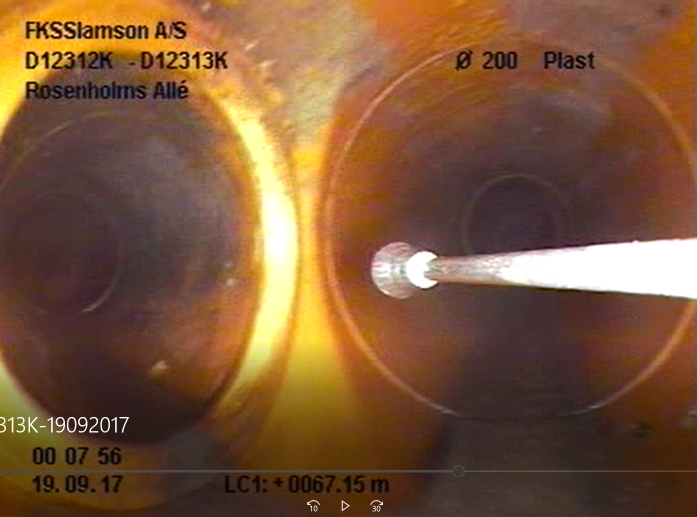
#> input picture materials/GR-type_0_4.jpg, 1393 x 1033 px (shown at 1/2 size)
$ python HSV_filter_test.py
#> lines starting #> are read from the running program, lines starting #| are printed output that depends on the picture; after the words box and inside, x2 and y2 are one past the last pixel; in counts of white or black regions, pixels touching at a corner belong together
import cv2 as cv
from pathlib import Path
import numpy as np

def close_image(inputimage, e_kernel, d_kernel):
    e_out = cv.erode(inputimage, e_kernel)
    d_out = cv.dilate(e_out, d_kernel)
    return d_out


def open_image(inputimage, e_kernel, d_kernel):
    d_out = cv.dilate(inputimage, d_kernel)
    e_out = cv.erode(d_out, e_kernel)
    return e_out

def resize_image(image, image_name, procent):
    [height, width] = [image.shape[0],image.shape[1]]
    [height, width] = [procent*height, procent*width]
    cv.namedWindow(image_name, cv.WINDOW_NORMAL)
    cv.resizeWindow(image_name, int(width), int(height))
    cv.imshow(image_name, image)


# read pic
number = 4
picPath = Path.cwd().parent.as_posix()+'/materials/GR-type_0_'+str(number)+'.jpg'
image = cv.imread(picPath)
#> image is the input picture: shape (1033, 1393, 3); mean B, G, R 57.1, 86.3, 123.7
grPic = cv.imread(picPath, 0)
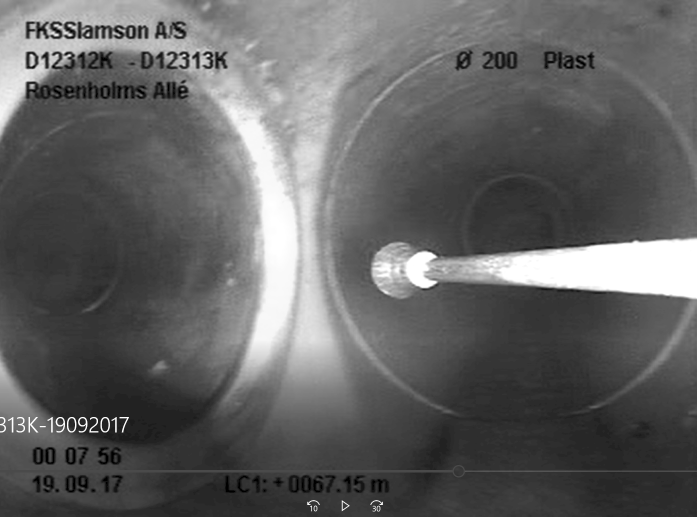
#> grPic: shape (1033, 1393) (shown at 1/2 size); min 0, max 255, mean 97.9

hsvImage = cv.cvtColor(image, cv.COLOR_BGR2HSV)
#> hsvImage: shape (1033, 1393, 3); mean H, S, V 26.7, 134.8, 123.8
blurImage = cv.medianBlur(hsvImage, 3)
#> blurImage: shape (1033, 1393, 3); mean H, S, V 26.7, 134.8, 123.8

upperLimit2 = np.array([60, 222, 255])
lowerLimit2 = np.array([5, 70, 90])

nonMask = cv.inRange(blurImage, lowerLimit2, upperLimit2)
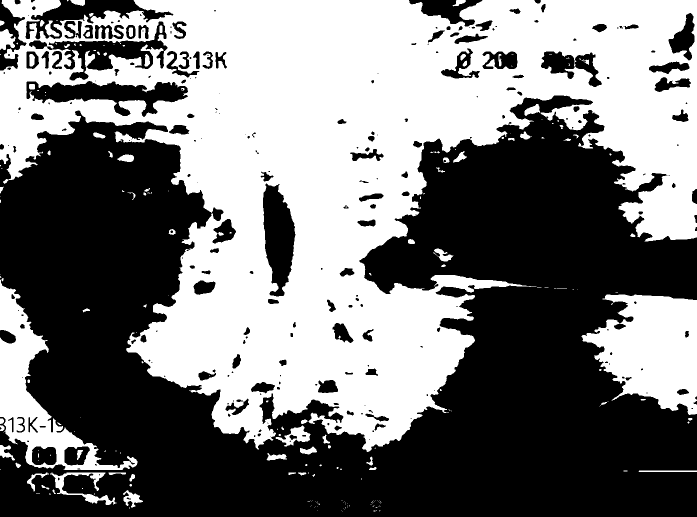
#> nonMask: shape (1033, 1393) (shown at 1/2 size); 47.5% white; 219 white regions (139 under 20 px), largest, box (x1, y1, x2, y2) and area: (0, 0, 1393, 904) 608530, (1163, 589, 1393, 830) 36286, (0, 559, 275, 940) 25620

#Find stick
upperLimit2 = np.array([180, 73, 255])
lowerLimit2 = np.array([0, 0, 136])

stickMask = cv.inRange(blurImage, lowerLimit2, upperLimit2)
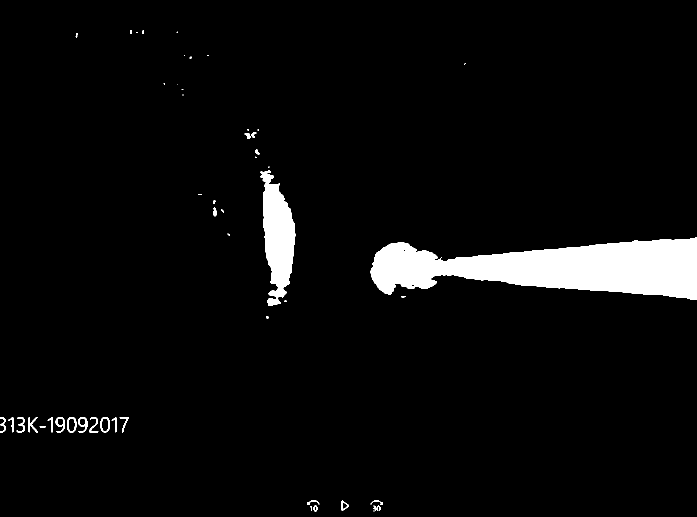
#> stickMask: shape (1033, 1393) (shown at 1/2 size); 4.6% white; 50 white regions (20 under 20 px), largest, box (x1, y1, x2, y2) and area: (741, 474, 1393, 600) 51274, (521, 341, 591, 612) 11158, (156, 834, 175, 865) 238

imageBin = stickMask+nonMask
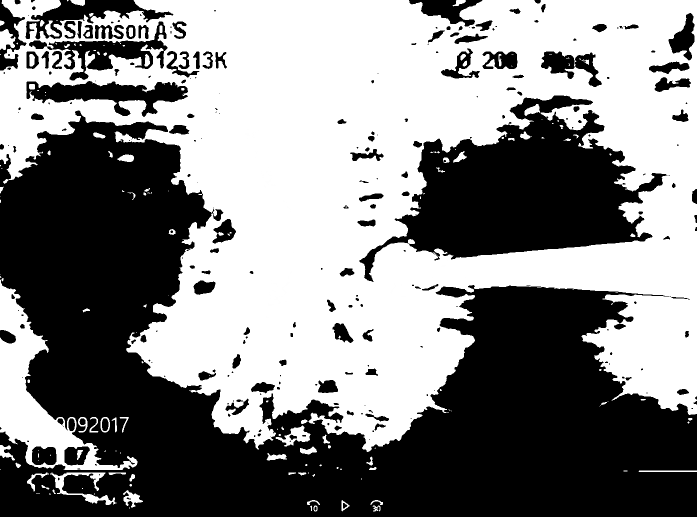
#> imageBin: shape (1033, 1393) (shown at 1/2 size); min 0, max 255, mean 132.6

strucElem = cv.getStructuringElement(cv.MORPH_ELLIPSE, (25, 25))

openImage = open_image(imageBin, strucElem, strucElem)
#> in open_image, `d_out = cv.dilate(inputimage, d_kernel)`: d_out: shape (1033, 1393); 67.1% white; 41 black regions (19 under 20 px), largest, box (x1, y1, x2, y2) and area: (0, 254, 1393, 1033) 397777, (823, 250, 1256, 503) 69808, (105, 177, 275, 193) 1125
#> in open_image, `e_out = cv.erode(d_out, e_kernel)`: e_out: shape (1033, 1393); 58.4% white; 24 black regions, largest, box (x1, y1, x2, y2) and area: (0, 242, 1393, 1033) 476752, (811, 238, 1269, 515) 88111, (93, 165, 287, 205) 5805
closedImage = close_image(openImage, strucElem, strucElem)
#> in close_image, `e_out = cv.erode(inputimage, e_kernel)`:
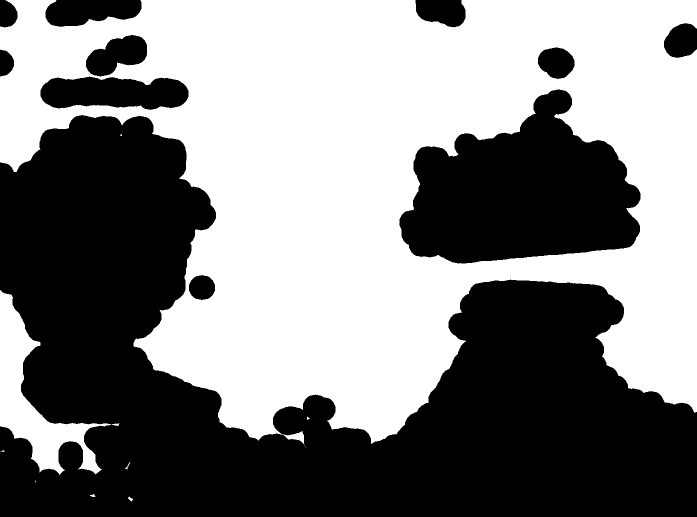
#> e_out: shape (1033, 1393) (shown at 1/2 size); 50.7% white; 11 black regions, largest, box (x1, y1, x2, y2) and area: (0, 230, 1393, 1033) 553951, (799, 179, 1281, 527) 108849, (81, 153, 377, 220) 15667
#> in close_image, `d_out = cv.dilate(e_out, d_kernel)`:
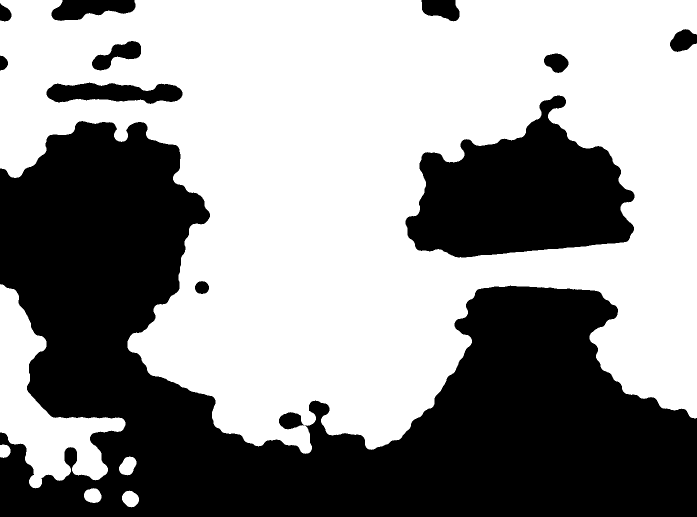
#> d_out: shape (1033, 1393) (shown at 1/2 size); 57.5% white; 12 black regions, largest, box (x1, y1, x2, y2) and area: (0, 242, 1393, 1033) 497815, (811, 191, 1269, 515) 90277, (93, 165, 365, 208) 8109
threshImage = np.zeros(closedImage.shape, dtype=np.uint8)
threshImage = cv.bitwise_not(closedImage)
#> threshImage: shape (1033, 1393); 42.5% white; 12 white regions

image_copy = image.copy()

# detect the contours on the binary image using cv2.CHAIN_APPROX_NONE
contours, hierarchy = cv.findContours(image=threshImage, mode=cv.RETR_TREE, method=cv.CHAIN_APPROX_NONE)
#> contours = 15 contours; largest, box (x1, y1, x2, y2) and area: (0, 242, 1393, 1033) 497480, (811, 191, 1269, 515) 89582, (93, 165, 365, 208) 7826, (103, 0, 271, 42) 4658, (184, 82, 282, 141) 2594

# data from contours
for cnt in contours:
    area = cv.contourArea(cnt)
    if area >= 20000:
        circle_c = cnt
        (x, y), radius = cv.minEnclosingCircle(cnt)
        center = (int(x), int(y))
        radius = int(radius)
        cv.circle(image_copy, center, radius, (255, 0, 0), 2)
#> this loop made 15 passes
#> (area, x, y, radius, center) on passes 3, 7: (497480.5, 696, 684.5, 777, (696, 684)), (89582.5, 1039.8, 409.1, 232, (1039, 409))
#> area on passes 1, 2, 4, 5, 6, 8: 1142, 526, 885, 855.5, 986.5, 7826
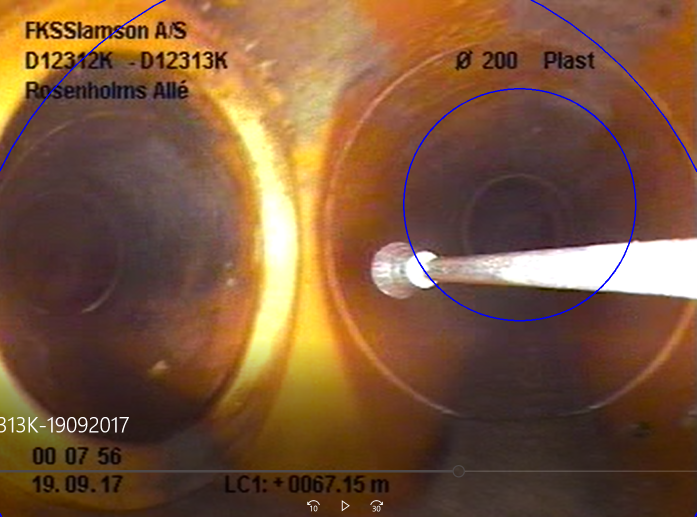
#> image_copy: shape (1033, 1393, 3) (shown at 1/2 size); 0.49% of pixels changed, all inside (x1, y1, x2, y2) = (0, 0, 1393, 1033)


# draw contours on the original image
#> (the run stopped early here; a loop or call above may not have finished)

$ run again, with materials/GR-type_0_1.jpg copied over materials/GR-type_0_4.jpg
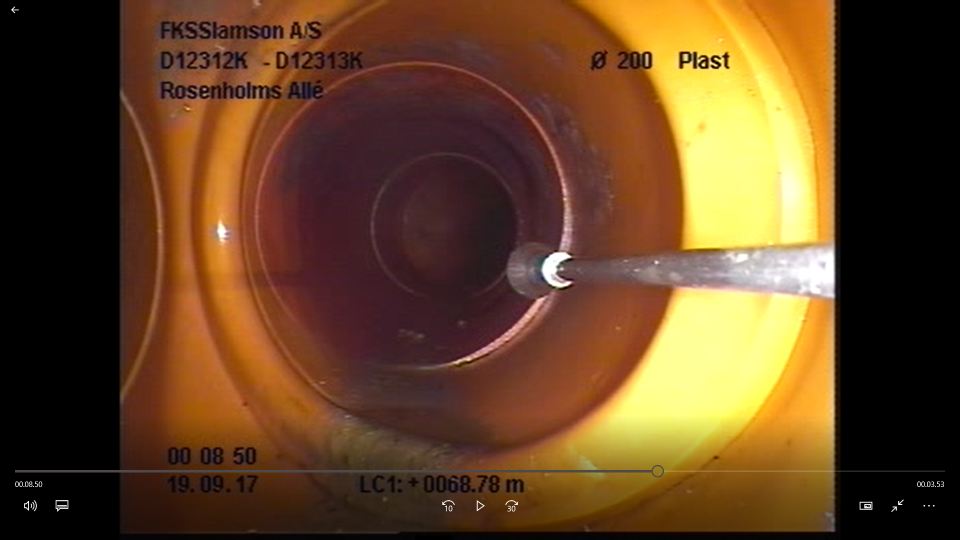
#> input picture materials/GR-type_0_1.jpg, 1920 x 1080 px (shown at 1/2 size)
#> image is the input picture: shape (1080, 1920, 3); mean B, G, R 36.2, 67.7, 99.4
#> hsvImage: shape (1080, 1920, 3); mean H, S, V 32.3, 122.1, 99.5
#> blurImage: shape (1080, 1920, 3); mean H, S, V 32.3, 122.1, 99.4
#> `nonMask = cv.inRange(blurImage, lowerLimit2, upperLimit2)`:
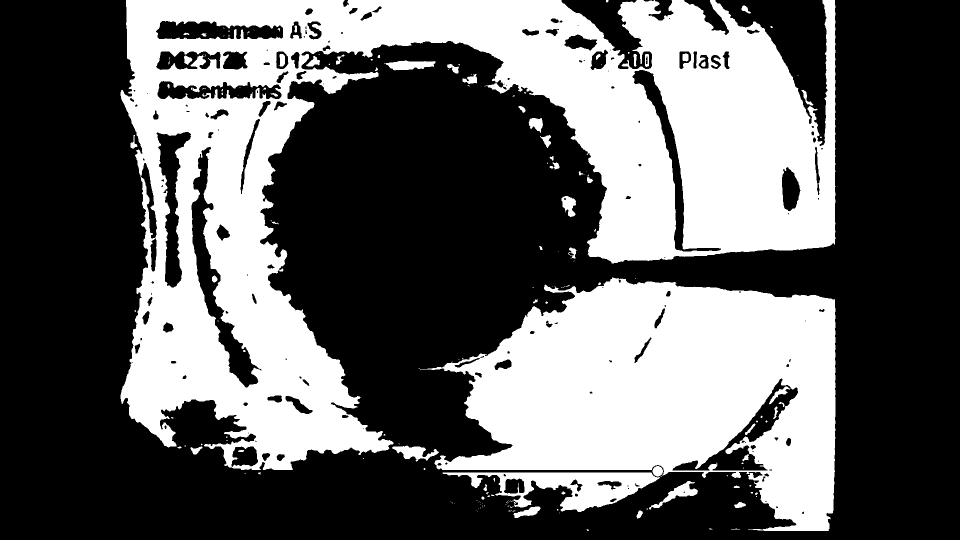
#> nonMask: shape (1080, 1920) (shown at 1/2 size); 38.6% white; 173 white regions (113 under 20 px), largest, box (x1, y1, x2, y2) and area: (241, 0, 1671, 940) 520129, (837, 554, 1671, 1062) 252833, (885, 945, 1320, 1024) 14687
#> stickMask: shape (1080, 1920); 1.9% white; 98 white regions (61 under 20 px), largest, box (x1, y1, x2, y2) and area: (1267, 485, 1670, 599) 28690, (1082, 417, 1146, 576) 3924, (1563, 331, 1602, 435) 2747
#> in close_image, `d_out = cv.dilate(e_out, d_kernel)`:
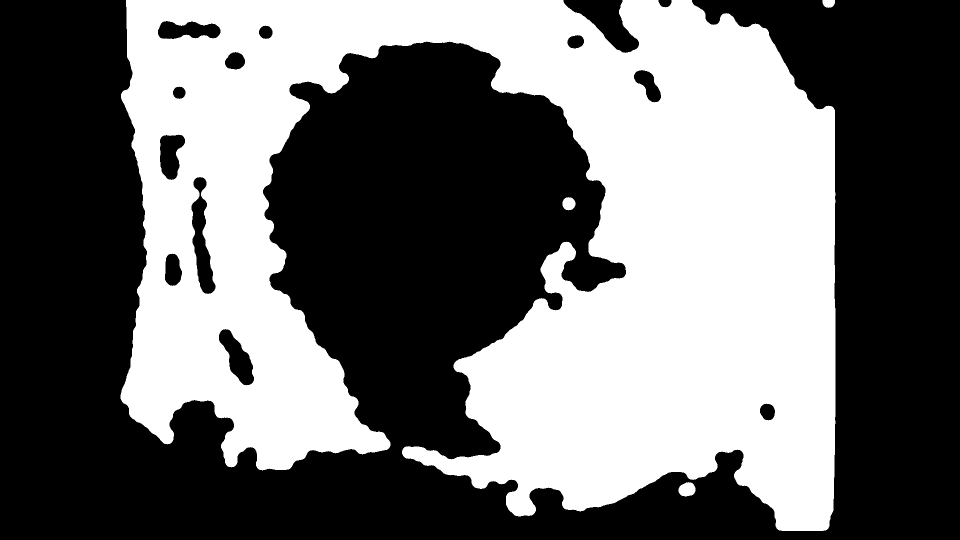
#> d_out: shape (1080, 1920) (shown at 1/2 size); 43.4% white; 4 white regions, box (x1, y1, x2, y2) and area: (241, 0, 1671, 1062) 898110, (1357, 964, 1391, 993) 754, (1125, 394, 1151, 421) 538, (1645, 0, 1670, 16) 326
#> threshImage: shape (1080, 1920); 56.6% white; 4 black regions
#> contours = 16 contours; largest, box (x1, y1, x2, y2) and area: (0, 0, 1920, 1080) 1138816, (1127, 0, 1278, 106) 6991, (383, 354, 431, 588) 5212, (438, 658, 508, 771) 3729, (316, 42, 441, 78) 3156
#> the loop `for cnt in contours:` made 16 passes
#> (area, x, y, radius, center) on pass 14: (1138816, 959.5, 539.5, 1100, (959, 539))

$ run again, with materials/GR-type_0_2.jpg copied over materials/GR-type_0_4.jpg
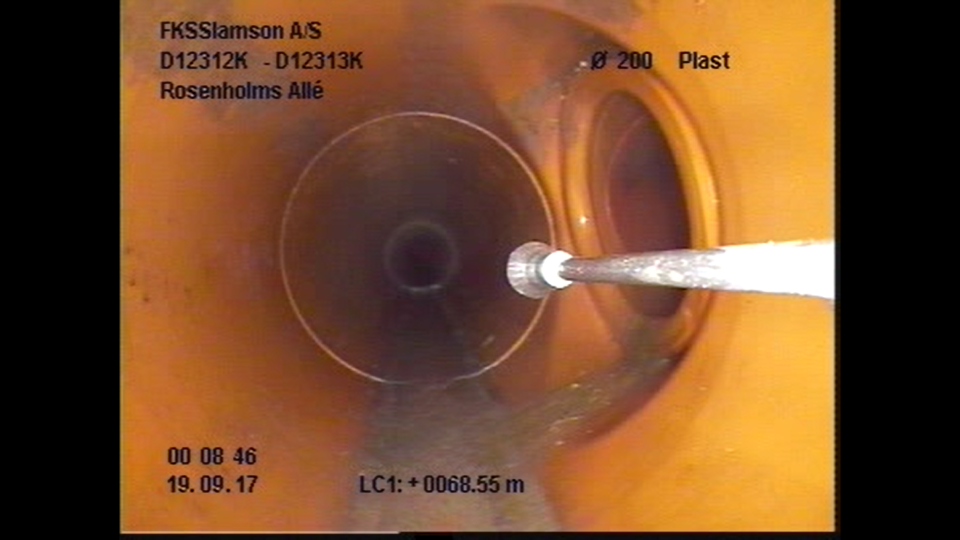
#> input picture materials/GR-type_0_2.jpg, 1920 x 1080 px (shown at 1/2 size)
#> image is the input picture: shape (1080, 1920, 3); mean B, G, R 42.9, 75.6, 117.7
#> hsvImage: shape (1080, 1920, 3); mean H, S, V 16.5, 116.9, 117.7
#> blurImage: shape (1080, 1920, 3); mean H, S, V 16.5, 116.9, 117.7
#> `nonMask = cv.inRange(blurImage, lowerLimit2, upperLimit2)`:
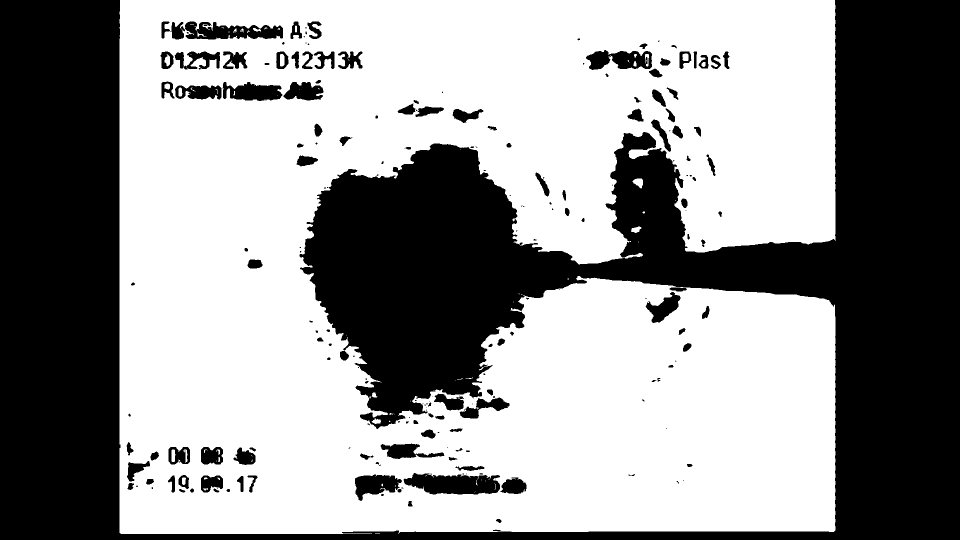
#> nonMask: shape (1080, 1920) (shown at 1/2 size); 58.7% white; 214 black regions (90 under 20 px), largest, box (x1, y1, x2, y2) and area: (0, 0, 1920, 1080) 793163, (807, 946, 1000, 989) 6155, (370, 43, 566, 79) 4618
#> stickMask: shape (1080, 1920); 2.5% white; 80 white regions (53 under 20 px)
#> contours = 12 contours; largest, box (x1, y1, x2, y2) and area: (732, 0, 1920, 1080) 282352, (0, 0, 254, 1080) 257041, (608, 287, 1047, 828) 159901, (1227, 268, 1370, 510) 26231, (844, 951, 949, 987) 2448
#> the loop `for cnt in contours:` made 12 passes
#> (area, x, y, radius, center) on passes 7, 11, 12: (26231, 1300.1, 387.6, 127, (1300, 387)), (282352.5, 1325.5, 539.5, 802, (1325, 539)), (257041, 126.5, 539.5, 554, (126, 539))
#> after the loop `for cnt in contours:`:
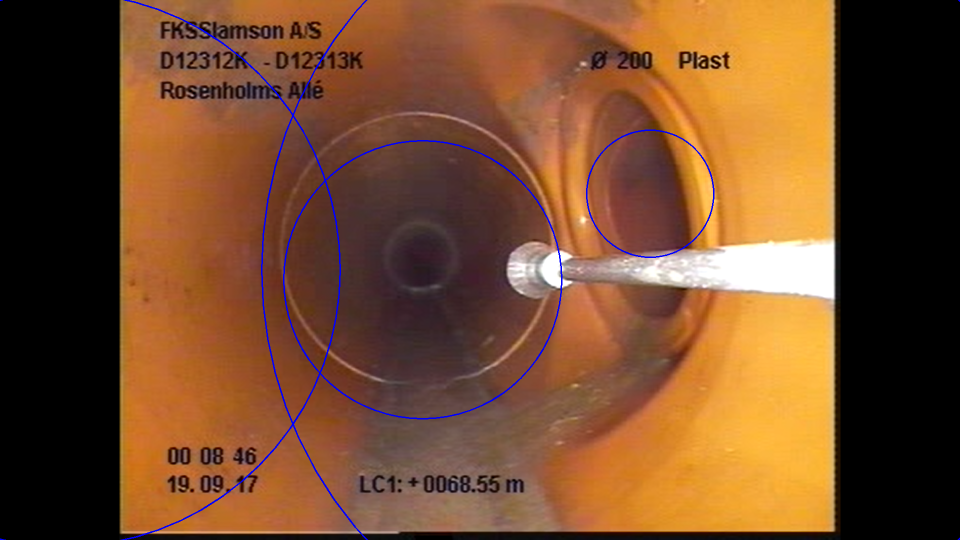
#> image_copy: shape (1080, 1920, 3) (shown at 1/2 size); 0.75% of pixels changed, all inside (x1, y1, x2, y2) = (0, 0, 1920, 1080)
